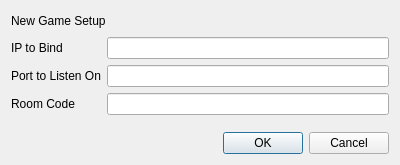
<?xml version="1.0" encoding="UTF-8"?>
<ui version="4.0">
 <class>CreateGame</class>
 <widget class="QDialog" name="CreateGame">
  <property name="geometry">
   <rect>
    <x>0</x>
    <y>0</y>
    <width>400</width>
    <height>165</height>
   </rect>
  </property>
  <property name="windowTitle">
   <string>Dialog</string>
  </property>
  <layout class="QVBoxLayout" name="verticalLayout">
   <item>
    <layout class="QHBoxLayout" name="horizontalLayout">
     <item>
      <widget class="QLabel" name="label_3">
       <property name="text">
        <string>New Game Setup</string>
       </property>
      </widget>
     </item>
     <item>
      <spacer name="horizontalSpacer">
       <property name="orientation">
        <enum>Qt::Horizontal</enum>
       </property>
       <property name="sizeHint" stdset="0">
        <size>
         <width>40</width>
         <height>20</height>
        </size>
       </property>
      </spacer>
     </item>
    </layout>
   </item>
   <item>
    <layout class="QFormLayout" name="formLayout">
     <item row="0" column="0">
      <widget class="QLabel" name="label">
       <property name="text">
        <string>IP to Bind</string>
       </property>
      </widget>
     </item>
     <item row="0" column="1">
      <widget class="QLineEdit" name="ip"/>
     </item>
     <item row="1" column="0">
      <widget class="QLabel" name="label_2">
       <property name="text">
        <string>Port to Listen On</string>
       </property>
      </widget>
     </item>
     <item row="1" column="1">
      <widget class="QLineEdit" name="port"/>
     </item>
     <item row="2" column="0">
      <widget class="QLabel" name="label_4">
       <property name="text">
        <string>Room Code</string>
       </property>
      </widget>
     </item>
     <item row="2" column="1">
      <widget class="QLineEdit" name="roomCode"/>
     </item>
    </layout>
   </item>
   <item>
    <spacer name="verticalSpacer">
     <property name="orientation">
      <enum>Qt::Vertical</enum>
     </property>
     <property name="sizeHint" stdset="0">
      <size>
       <width>20</width>
       <height>1</height>
      </size>
     </property>
    </spacer>
   </item>
   <item>
    <widget class="QDialogButtonBox" name="buttonBox">
     <property name="orientation">
      <enum>Qt::Horizontal</enum>
     </property>
     <property name="standardButtons">
      <set>QDialogButtonBox::Cancel|QDialogButtonBox::Ok</set>
     </property>
    </widget>
   </item>
  </layout>
 </widget>
 <resources/>
 <connections>
  <connection>
   <sender>buttonBox</sender>
   <signal>rejected()</signal>
   <receiver>CreateGame</receiver>
   <slot>reject()</slot>
   <hints>
    <hint type="sourcelabel">
     <x>316</x>
     <y>260</y>
    </hint>
    <hint type="destinationlabel">
     <x>286</x>
     <y>274</y>
    </hint>
   </hints>
  </connection>
 </connections>
</ui>
